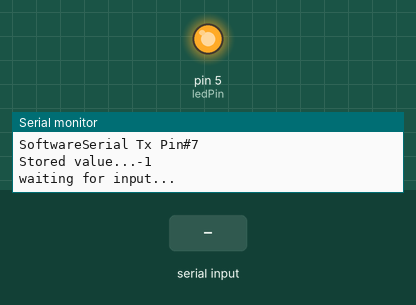
Bench run of a sketch on a simulated Arduino Uno, built with avr-gcc and run on an emulated ATmega328P. Shown: output pins drawn as LEDs (lit = HIGH), the last lines printed to the serial monitor. Inputs (shaded band) come from the test bench.

Above: at 1.2 s.
1.3 s: "b" received over the second serial link
At 5.13 s:
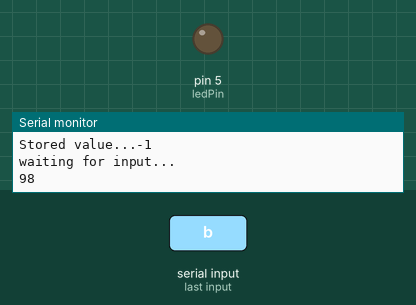
Timing chart, 0 to 6.7 s (numbered marks = the images above; inputs shaded):
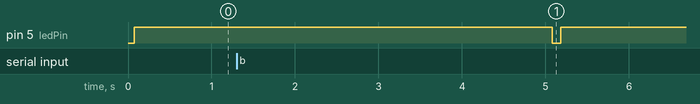

The sketch:

_2xbees_Receiver2.ino
```cpp
// (licence header left out)
//#define potPin 3
#include <SoftwareSerial.h>

#define ledPin 5
//const int buttonPin = 9;     // the number of the pushbutton pin

int inByte = 'b';


// Define the pins on Arduino for XBee comminication
uint8_t pinRx = 6 , pinTx = 7; // the pin on Arduino
long BaudRate = 9600 , sysTick = 0;
char GotChar;
// Initialize NewSoftSerial
SoftwareSerial mySerial( pinRx , pinTx );

void setup()  {
  pinMode(ledPin, OUTPUT);

  Serial.begin(9600);
  Serial.println("XBee Communication Test Start 2 !");
  Serial.print("BaudRate 2:");
  Serial.println(BaudRate);
  Serial.print("SoftwareSerial Rx Pin# ");
  Serial.println(pinRx,DEC);
  Serial.print("SoftwareSerial Tx Pin#");
  Serial.println(pinTx,DEC);

  // This part is the NewSoftSerial for talking to XBee
  mySerial.begin(BaudRate);
  mySerial.println("Powered by SoftwareSerial 2 !");

}

void loop() {
  digitalWrite(ledPin,HIGH);

  Serial.print("Stored value...");
  inByte = mySerial.read();
  Serial.println(inByte);
  Serial.println("waiting for input...");
  delay(5000);

  if (mySerial.available()){

    inByte = mySerial.read();

    Serial.println(inByte);

         if (inByte == 'a'){
           digitalWrite(ledPin,HIGH);
         }
         else{
           if (inByte == 'b'){
            digitalWrite(ledPin,LOW);
           }
         }

   }
  delay(100);
}
```

Measured:
- after the input at 1.3 s, pin 5 (ledPin): HIGH → LOW after 3.8 s, → HIGH 0.10 s later
